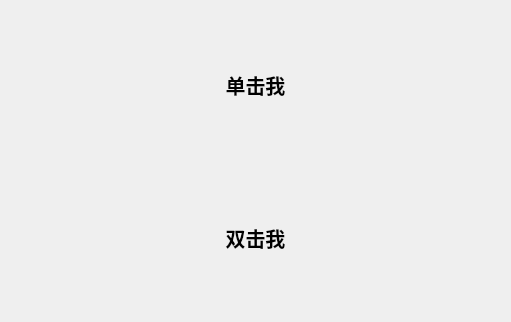
<?xml version="1.0" encoding="UTF-8"?>
<ui version="4.0">
 <class>Widget</class>
 <widget class="QWidget" name="Widget">
  <property name="geometry">
   <rect>
    <x>0</x>
    <y>0</y>
    <width>511</width>
    <height>322</height>
   </rect>
  </property>
  <property name="windowTitle">
   <string>Widget</string>
  </property>
  <layout class="QVBoxLayout" name="verticalLayout">
   <item>
    <widget class="QLabel" name="labSC">
     <property name="font">
      <font>
       <pointsize>15</pointsize>
       <bold>true</bold>
      </font>
     </property>
     <property name="text">
      <string>单击我</string>
     </property>
     <property name="alignment">
      <set>Qt::AlignCenter</set>
     </property>
    </widget>
   </item>
   <item>
    <widget class="QLabel" name="labDC">
     <property name="font">
      <font>
       <pointsize>15</pointsize>
       <bold>true</bold>
      </font>
     </property>
     <property name="text">
      <string>双击我</string>
     </property>
     <property name="alignment">
      <set>Qt::AlignCenter</set>
     </property>
    </widget>
   </item>
  </layout>
 </widget>
 <resources/>
 <connections/>
</ui>
